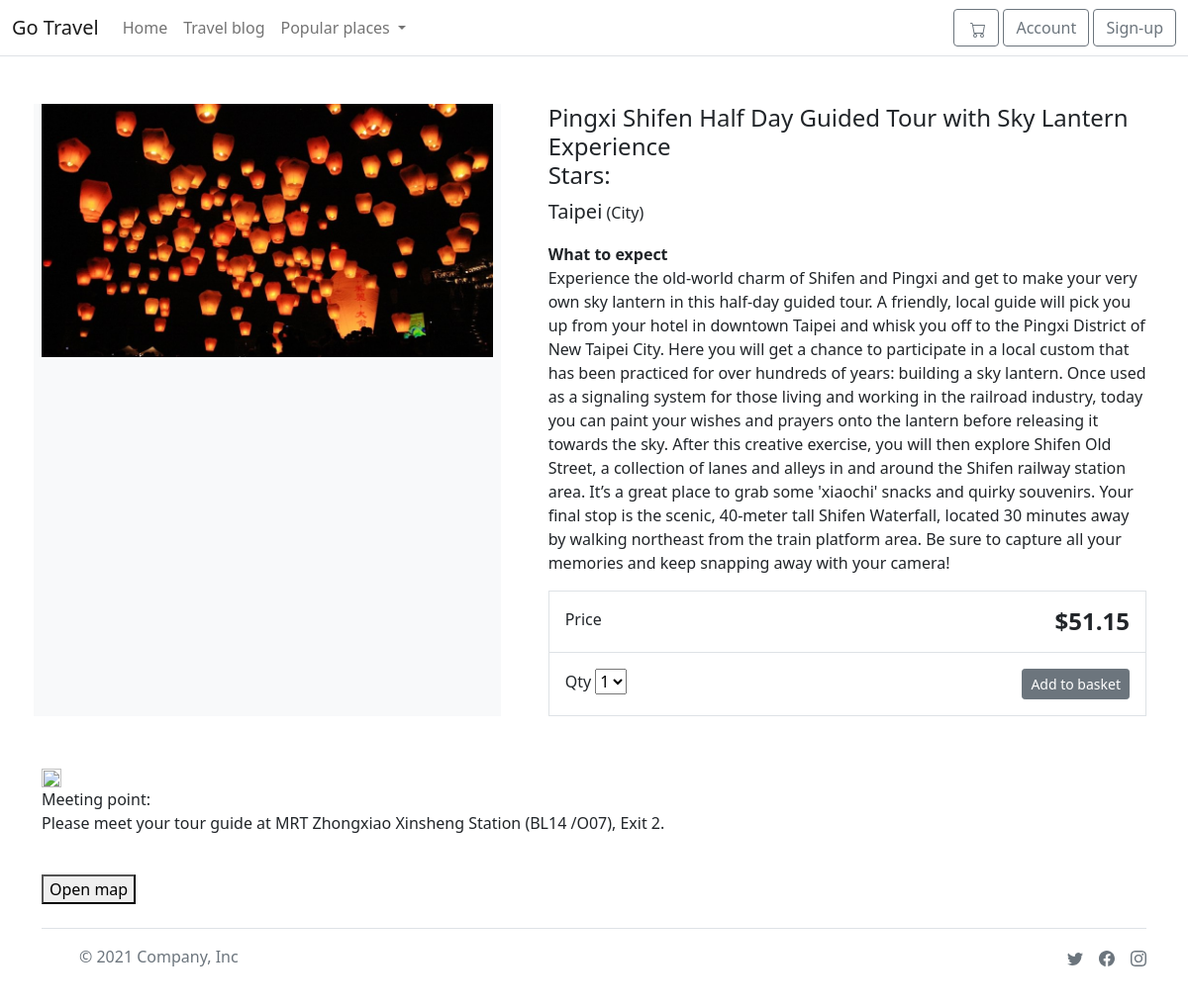
/item/pingxi-shifen-half-day-guided-tour-with-sky-lantern-experience/, run on the app's committed database.
### store/models.py (models this page shows, shortened)
class Product(models.Model):
    category = models.ForeignKey(Category, related_name='product', on_delete=models.CASCADE)
    created_by = models.ForeignKey(settings.AUTH_USER_MODEL, on_delete=models.CASCADE,related_name='product_creator')
    trip_name = models.CharField(max_length=255)
    trip_city = models.CharField(max_length=255)
    description = models.TextField(blank=True)
    image = models.ImageField(upload_to='images/')
    slug = models.SlugField(max_length=255)
    price = models.DecimalField(max_digits=6, decimal_places=2)
    availability = models.BooleanField(default=True)
    created = models.DateTimeField(auto_now_add=True)
    updated = models.DateTimeField(auto_now=True)
    is_active = models.BooleanField(default=True)
    location = models.CharField(max_length=500)
    objects = models.Manager()
    products = ProductManager()
    class Meta:
        verbose_name_plural='Products'
        ordering = ('-created', )

### store/views.py (the view)
# urls.py: path('item/<slug:slug>/', views.product_detail, name='product_detail'),
def product_detail(request, slug):
    product = get_object_or_404(Product, slug=slug, availability=True)
    return render (request, 'store/products/detail.html',{'product':product})

### basket/basket.py (called while the page is built)
    def __len__(self):
        return sum(item['qty'] for item in self.basket.values())

### basket/context_processor.py (called while the page is built)
def basket(request):
    return {'basket': Basket(request)}

### store/context_processor.py (called while the page is built)
def categories(request):
    return {
        'categories': Category.objects.all()
    }

### store/models.py (called while the page is built)
    def get_absolute_url(self):
        return reverse('store:category_list', args=[self.slug])

### templates/store/products/detail.html (shortened to what this page needs)
{% extends "store/base.html" %}
{% load static %}
{% block content %}
<div class="container">
    <main class="pt-5">
        <div class="row g-3">
            <div class="col-md-5 col-lg-5 order-md-first bg-light">
                <img class="img-fluid mx-auto d-block"  alt="Responsive image" src="{{ product.image.url }}">
            </div>
            <div class="col-md-7 col-lg-7 ps-md-3 ps-lg-5">
                <h1 class="mb-0 h4">{{ product.trip_name }}</h1>
                <h4 class="subtitle"> Stars: {% if product.get_rating == 0 %}No ratings yet{% else %}{{ product.get_rating|floatformat:1 }}{% endif %}</h4>
                <p><span class="lead">{{ product.trip_city }}</span> (City)</p>
                <B> What to expect</B>
                <p>{{ product.description }}</p>
                <div class="border">
                    <div class="col border-bottom">
                        <div class="row p-3">
                            <div class="col-6">Price</div>
                            <div class="col-6 text-end"><span class="h4 fw-bold">${{ product.price }}</span></div>
                        </div>
                    </div>
                    <div class="col">
                        <div class="row p-3">
                            <div class="col-6">
                                <label for="select">Qty</label>
                                <select id="select">
                                    <option value="">1</option>
                                </select>
                            </div>
                            <div class="col-6 text-end">
                                <button type="button" id="add-button" value="{{product.id}}" class="btn btn-secondary btn-sm"> Add to basket</button></div>
                        </div>
                    </li></ul></div></div></div> <div data-test="ActivityComponent__address" class="src-shared_component-components-apiHtmlContent-1KaC src-shared_component-sections-ActivityMap-blockWhereText-1Adp"><p></p></div> <div class="src-shared_component-sections-ActivityMap-blockWhereMeetingPoint-2qwH"><img src="//staticv4.imgix.net/icons/meeting_point.svg" class="src-shared_component-sections-ActivityMap-meetingPointIco-3NUk" style="width:20px;height:19px;"> <div class="src-shared_component-sections-ActivityMap-meetingPointText-36s1"><div class="src-shared_component-sections-ActivityMap-blockTitle-3P1X">
                            Meeting point:
                          </div> <div data-test="ActivityComponent__meeting-point" class="src-shared_component-components-apiHtmlContent-1KaC src-shared_component-sections-ActivityMap-meetingPointTextHtml-1Hgk">{{ product.location}}</div></div></div> <div class="src-shared_component-sections-ActivityMap-eventMapBox-2bWK"><div class="src-shared_component-sections-ActivityMap-eventMapBoxWrapper-19wl"><section class="pointer"><img loading="lazy"></section></div> <button data-test="ActivityComponent__open-map" class="src-shared_component-atoms-msm_button-3mM6 src-shared_component-atoms-theme_white-2lsA src-shared_component-atoms-extendedMobile-3Rr2 src-shared_component-sections-ActivityMap-eventMapBtn-3pNO">Open map
                        </button> </div></div>
            </div>
        </div>
{% endblock %}

### data on the page
Product: image (picture), trip_name "Pingxi Shifen Half Day Guided Tour with Sky Lantern Experience", trip_city "Taipei", description "Experience the old-world charm of Shifen and Pingxi and get to make your very own sky lantern in this half-day guided tour. A friendly, local guide will pick you up from your hotel in downtown Taipei and whisk you off to the Pingxi District of New Taipei City. Here you will get a chance to participate in a local custom that has been practiced for over hundreds of years: building a sky lantern. Once used as a signaling system for those living and working in the railroad industry, today you can paint your wishes and prayers onto the lantern before releasing it towards the sky. After this creative exercise, you will then explore Shifen Old Street, a collection of lanes and alleys in and around…", price "51.15", location "Please meet your tour guide at MRT Zhongxiao Xinsheng Station (BL14 /O07), Exit 2."
